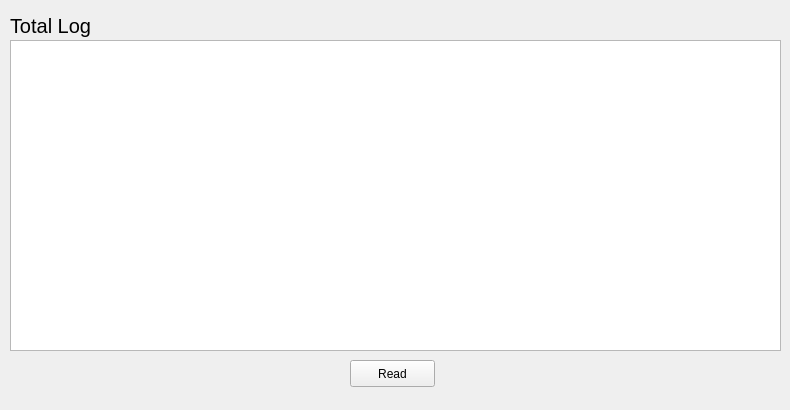
<?xml version="1.0" encoding="UTF-8"?>
<ui version="4.0">
 <class>QfileSocket</class>
 <widget class="QWidget" name="QfileSocket">
  <property name="geometry">
   <rect>
    <x>0</x>
    <y>0</y>
    <width>790</width>
    <height>410</height>
   </rect>
  </property>
  <property name="windowTitle">
   <string>Form</string>
  </property>
  <widget class="QWidget" name="widget" native="true">
   <property name="geometry">
    <rect>
     <x>0</x>
     <y>0</y>
     <width>790</width>
     <height>440</height>
    </rect>
   </property>
   <widget class="QWidget" name="verticalLayoutWidget">
    <property name="geometry">
     <rect>
      <x>10</x>
      <y>40</y>
      <width>771</width>
      <height>311</height>
     </rect>
    </property>
    <layout class="QVBoxLayout" name="verticalLayout">
     <item>
      <layout class="QHBoxLayout" name="horizontalLayout">
       <item>
        <widget class="QTextEdit" name="pTeLogData"/>
       </item>
      </layout>
     </item>
    </layout>
   </widget>
   <widget class="QLabel" name="label">
    <property name="geometry">
     <rect>
      <x>10</x>
      <y>10</y>
      <width>191</width>
      <height>31</height>
     </rect>
    </property>
    <property name="font">
     <font>
      <pointsize>15</pointsize>
     </font>
    </property>
    <property name="text">
     <string>Total Log</string>
    </property>
   </widget>
   <widget class="QPushButton" name="pPbQfileRead">
    <property name="geometry">
     <rect>
      <x>350</x>
      <y>360</y>
      <width>85</width>
      <height>27</height>
     </rect>
    </property>
    <property name="text">
     <string>Read</string>
    </property>
   </widget>
  </widget>
 </widget>
 <resources/>
 <connections/>
</ui>
